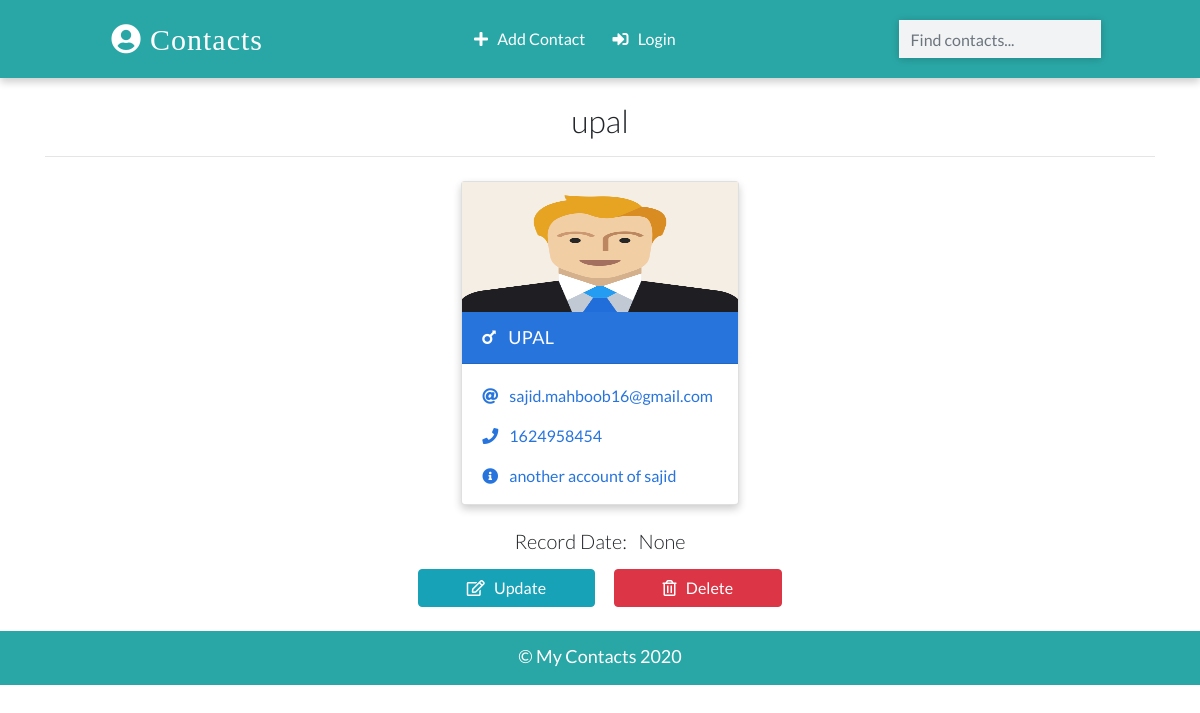
The app's page /detail/2/, older data.
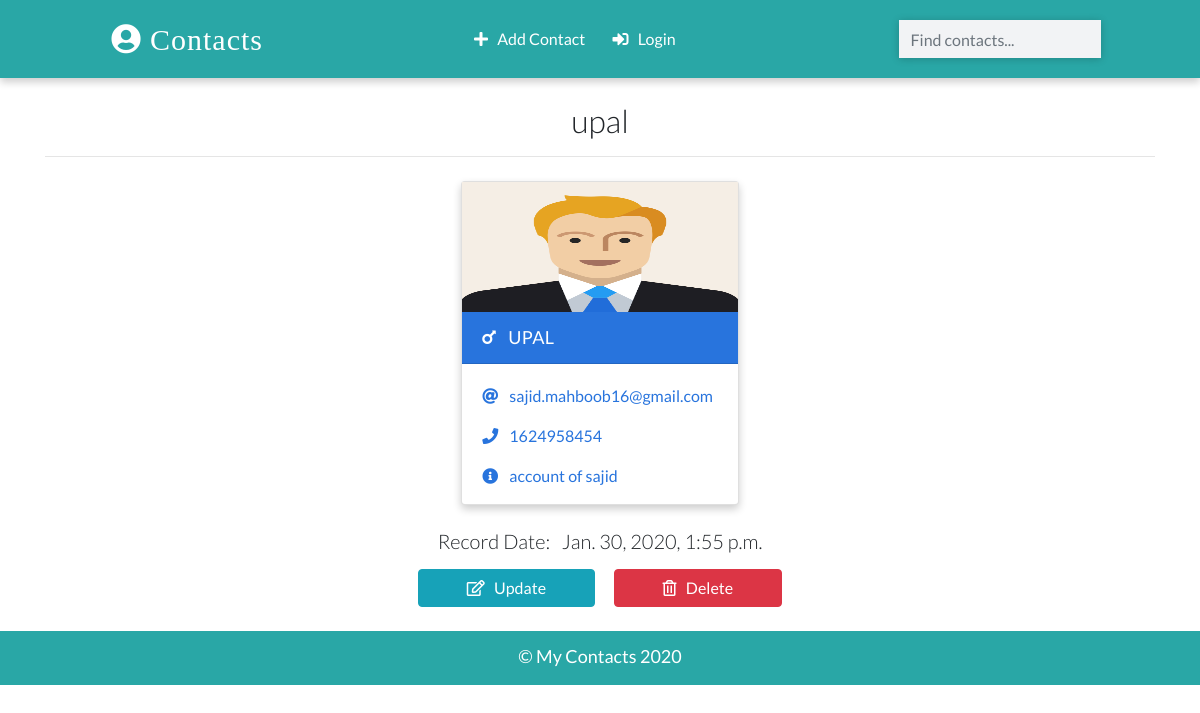
The same page, newer data.
### cms/models.py (models this page shows, shortened)
class Contact(models.Model):
    name = models.CharField(max_length=20)
    email = models.EmailField(max_length=100)
    phone = models.IntegerField()
    info = models.CharField(max_length=30)
    gender = models.CharField(max_length=50, choices=(
        ('male', 'Male'),
        ('female', 'Female'),
    ))
    image = models.ImageField(upload_to='images/', blank=True)
    date_added = models.DateTimeField(default = datetime.now)
    class Meta:
        ordering = ['-id']

### cms/views.py (the view)
# urls.py: path('detail/<id>/', views.detail, name='detail'),
def detail(request, id):
    context = {
        'contacts': Contact.objects.get(pk=id)
    }
    return render(request, 'detail.html', context)

### templates/detail.html (shortened to what this page needs)
{% extends 'base.html' %}
{% load static %}
{% block main_content %}
    <div class="container">
      <h2 class="heading font-weight-light text-center">{{ contacts.name }}</h2>
      <hr />
    </div>
    <div class="container main-part">
      {% include 'partials/_card.html' %}
    </div>
    <div class="container mt-3">
        <h5 class="text-center my-3 font-weight-light">Record Date: &nbsp; {{contacts.date_added}}</h5>
        <p class="text-center text-light">
            <a class="btn btn-info px-5" href="{% url 'update' contacts.id %}">
                <i class="far fa-edit"></i> &nbsp; Update
            </a>
            <a class="btn btn-danger px-5" href="{% url 'delete' contacts.id %}">
                <i class="far fa-trash-alt"></i> &nbsp; Delete
            </a>
        </p>
    </div>
{% endblock main_content %}

### templates/base.html (shortened to what this page needs)
<!DOCTYPE html>
{% load static %}
<html lang="en">
  <head>
    <link
      rel="stylesheet"
      href="https://stackpath.bootstrapcdn.com/bootstrap/4.2.1/css/bootstrap.min.css"
    />
    <link rel="stylesheet" href="{% static 'css/main.css' %}" />
    <link
      rel="stylesheet"
      href="https://use.fontawesome.com/releases/v5.6.3/css/all.css"
    />
  </head>
  <body>
    <nav>
      <a class="logo" href="{% url 'home' %}">
        <i class="fas fa-user-circle"></i>&nbsp;Contacts
      </a>
      <p class= "feature-link m-0 p-0">
        <a href= "{% url 'create' %}" class="mr-4 text-white">
            <i class = "fas fa-plus"></i> &nbsp; Add Contact
        </a>
        <a href= "{% url 'login' %}" class="mr-4 text-white">
            <i class = "fas fa-sign-in-alt"></i> &nbsp; Login
        </a>
      </p>
      <form class="form-inline my-2" action="{% url 'search' %}" method = "POST">
        <input
          class="form-control search-box"
          type="text"
          placeholder="Find contacts..."
          name = 'search_term'
        />
      </form>
    </nav>
    <br />
    {% block main_content %}
    {% endblock main_content %}
    <footer class="mt-4 p-2">
      <p class="text-center p-1 m-0">&copy; My Contacts 2020</p>
    </footer>
  </body>
</html>

### templates/partials/_card.html (shortened to what this page needs)
{% load static %}
{% if contacts.gender == 'male' %}
    <div class="card my-2 mx-2 boy-card {% if 'detail' in request.path %} mx-auto w-25 {% endif %} ">
        <img src="{% if contacts.image %}
        {{contacts.image.url}}
        {% else %}
        {% static 'images/boy.png' %}
        {% endif %}" class="img-fluid" />
        <div class="card-header">
        <a href="{% url 'detail' contacts.id %}" class="text-white header-link"
            ><i class="fas fa-mars mr-2"></i> {{contacts.name}}</a>
        </div>
        <div class="card-body pb-0">
        <p>
            <i class="fas fa-at mr-2"></i>
            <a href="mailto:sajid.mahboob16@gmail.com">{{contacts.email}} </a>
        </p>
        <p>
            <i class="fas fa-phone mr-2"></i>
            <a href="tel:01624958454">{{contacts.phone}}</a>
        </p>
        <p><i class="fas fa-info-circle mr-2"></i> {{contacts.info}}</p>
        </div>
    </div>
 {% endif %}

### static/css/main.css (style rules this page uses)
:root { --back: #29a7a6; --girl: #e64298; --boy: #2874dd; }
body { font-family: Lato, sans-serif; }
nav { font-weight: light; display: flex; justify-content: space-around; background-color: var(--back); align-items: center; padding-top: 12px; padding-bottom: 12px; box-shadow: 0 4px 8px 0 rgba(0, 0, 0, 0.2); }
.logo { font-size: 30px; letter-spacing: 1px; color: white; padding: 2px 12px; border-radius: 8px; font-family: cursive; }
.feature-link { margin-top: 5px !important; margin-bottom: 5px !important; }
.search-box { border-radius: 0px !important; width: 250px; border: none !important; background-color: #f2f3f5 !important; box-shadow: 0 1px 8px 0 rgba(0, 0, 0, 0.2); }
.card { box-shadow: 0 4px 8px 0 rgba(0, 0, 0, 0.2); transition: 0.3s; min-width: 250px; box-sizing: border-box; }
img { height: 130px !important; }
.card-header { font-size: 18px; letter-spacing: 0.5px; text-transform: uppercase; }
.boy-card .card-header { background-color: var(--boy); }
.boy-card .card-body, .boy-card .card-body p a { color: var(--boy); }
.card-body p { cursor: pointer; }
.main-part { display: flex; flex-wrap: wrap; justify-content: space-evenly; }
footer { background-color: var(--back); color: white; font-size: 18px; border-bottom: 3px solid var(--back); }

Row changes from the older to the newer data that the page shows:
changed Contact "upal": info "another account of sajid" → "account of sajid"; date_added "None" → "Jan. 30, 2020, 1:55 p.m."
